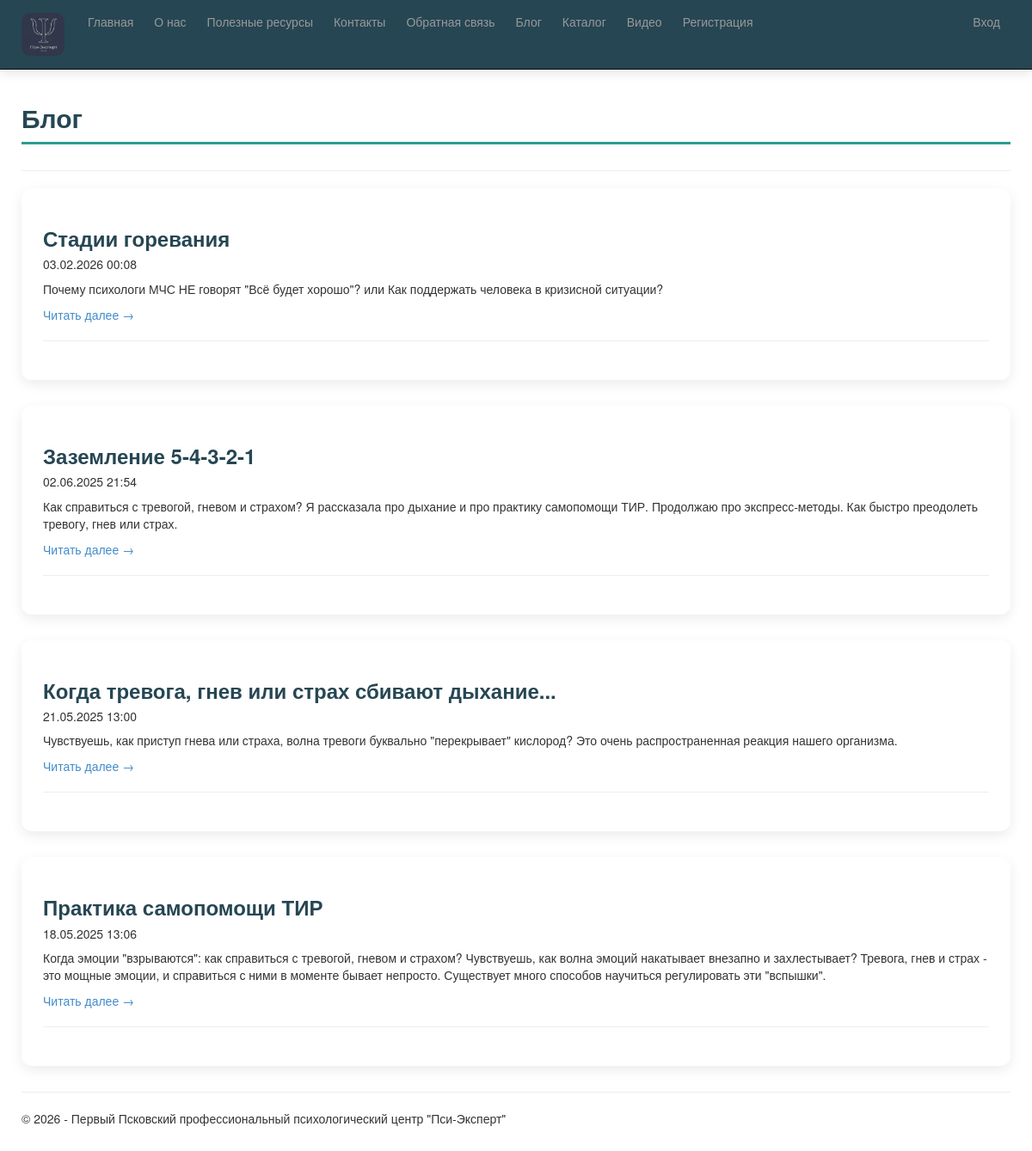
Screenshot of /blog/ with the database file from the repository.
### app/models.py (models this page shows, shortened)
class Blog(models.Model):
    title = models.CharField(
        max_length=200,
        verbose_name="Заголовок статьи"
    )
    description = models.TextField(
        verbose_name="Краткое содержание"
    )
    content = models.TextField(
        verbose_name="Полное содержание"
    )
    image = models.FileField(
        upload_to='blog_images/',           # Папка внутри media
        default='temp.jpg',                 # Изображение по умолчанию
        verbose_name="Изображение статьи"
    )
    posted = models.DateTimeField(
        default=datetime.now,           # текущая дата и время по умолчанию
        db_index=True,                  # индекс для ускорения поиска по дате
        verbose_name="Опубликована"
    )
    author = models.ForeignKey(
        User,
        null=True,           # Разрешаем NULL в базе (для старых статей)
        blank=True,          # Разрешаем оставлять поле пустым в формах
        on_delete=models.SET_NULL,   # Если автора удалят — поле станет NULL
        verbose_name="Автор статьи"
    )
    class Meta:
        verbose_name = "Статья блога"           # Название в единственном числе в админке
        verbose_name_plural = "Статьи блога"    # Название во множественном числе
        ordering = ['-posted']                  # Сортировка по дате публикации (новые сверху)

### app/views.py (the view)
# urls.py: path('blog/', views.blog, name='blog'),
def blog(request):
    posts = Blog.objects.all().order_by('-posted')   # Все статьи, отсортированные по дате (новые сверху)
    return render(
        request,
        'app/blog.html',
        {
            'title': 'Блог',
            'posts': posts,                     # Передаём список статей в шаблон
            'year': datetime.now().year,
        }
    )

### app/templates/app/blog.html
{% extends "app/layout.html" %}
{% block content %}
<h2>{{ title }}</h2>
<hr />
    {% for post in posts %}
<div class="blog-post">
    <h3>{{ post.title }}</h3>
    <h5>{{ post.posted|date:"d.m.Y H:i" }}</h5>
    <p>{{ post.description }}</p>
    <p><a href="{% url 'blogpost' parameter=post.id %}">Читать далее →</a></p>
    <hr />
</div>
    {% endfor %}
{% endblock %}

### app/static/app/content/site.css (style rules this page uses)
body { padding-top: 80px; padding-bottom: 20px; }

### rows the page displays
Blog: title "Стадии горевания", posted "03.02.2026 00:08", description "Почему психологи МЧС НЕ говорят \"Всё будет хорошо\"? или Как поддержать человека в кризисной ситуации?"
Blog: title "Заземление 5-4-3-2-1", posted "02.06.2025 21:54", description "Как справиться с тревогой, гневом и страхом? Я рассказала про дыхание и про практику самопомощи ТИР. Продолжаю про экспресс-методы. Как быстро преодолеть тревогу, гнев или страх."
Blog: title "Когда тревога, гнев или страх сбивают дыхание...", posted "21.05.2025 13:00", description "Чувствуешь, как приступ гнева или страха, волна тревоги буквально \"перекрывает\" кислород? Это очень распространенная реакция нашего организма."
Blog: title "Практика самопомощи ТИР", posted "18.05.2025 13:06", description "Когда эмоции \"взрываются\": как справиться с тревогой, гневом и страхом? Чувствуешь, как волна эмоций накатывает внезапно и захлестывает? Тревога, гнев и страх - это мощные эмоции, и справиться с ними в моменте бывает непросто. Существует много способов научиться регулировать эти \"вспышки\"."

### other values shown
{{ title }} "Блог"
